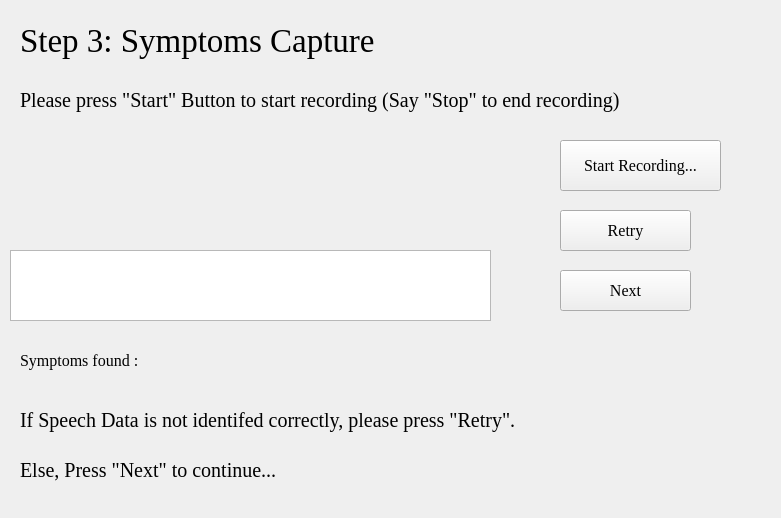
<?xml version="1.0" encoding="UTF-8"?>
<ui version="4.0">
 <class>Form</class>
 <widget class="QWidget" name="Form">
  <property name="geometry">
   <rect>
    <x>0</x>
    <y>0</y>
    <width>781</width>
    <height>518</height>
   </rect>
  </property>
  <property name="windowTitle">
   <string>Form</string>
  </property>
  <widget class="QLabel" name="label">
   <property name="geometry">
    <rect>
     <x>20</x>
     <y>10</y>
     <width>471</width>
     <height>61</height>
    </rect>
   </property>
   <property name="font">
    <font>
     <family>Times New Roman</family>
     <pointsize>25</pointsize>
    </font>
   </property>
   <property name="text">
    <string>Step 3: Symptoms Capture</string>
   </property>
  </widget>
  <widget class="QLabel" name="label_2">
   <property name="geometry">
    <rect>
     <x>20</x>
     <y>70</y>
     <width>781</width>
     <height>61</height>
    </rect>
   </property>
   <property name="font">
    <font>
     <family>Times New Roman</family>
     <pointsize>15</pointsize>
    </font>
   </property>
   <property name="text">
    <string>Please press &quot;Start&quot; Button to start recording (Say &quot;Stop&quot; to end recording)</string>
   </property>
  </widget>
  <widget class="QLabel" name="label_3">
   <property name="geometry">
    <rect>
     <x>20</x>
     <y>390</y>
     <width>781</width>
     <height>61</height>
    </rect>
   </property>
   <property name="font">
    <font>
     <family>Times New Roman</family>
     <pointsize>15</pointsize>
    </font>
   </property>
   <property name="text">
    <string>If Speech Data is not identifed correctly, please press &quot;Retry&quot;.</string>
   </property>
  </widget>
  <widget class="QLabel" name="label_4">
   <property name="geometry">
    <rect>
     <x>20</x>
     <y>440</y>
     <width>781</width>
     <height>61</height>
    </rect>
   </property>
   <property name="font">
    <font>
     <family>Times New Roman</family>
     <pointsize>15</pointsize>
    </font>
   </property>
   <property name="text">
    <string>Else, Press &quot;Next&quot; to continue...</string>
   </property>
  </widget>
  <widget class="QPushButton" name="Start">
   <property name="geometry">
    <rect>
     <x>560</x>
     <y>140</y>
     <width>161</width>
     <height>51</height>
    </rect>
   </property>
   <property name="font">
    <font>
     <family>Times New Roman</family>
     <pointsize>12</pointsize>
    </font>
   </property>
   <property name="text">
    <string>Start Recording...</string>
   </property>
  </widget>
  <widget class="QPushButton" name="Retry">
   <property name="geometry">
    <rect>
     <x>560</x>
     <y>210</y>
     <width>131</width>
     <height>41</height>
    </rect>
   </property>
   <property name="font">
    <font>
     <family>Times New Roman</family>
     <pointsize>12</pointsize>
    </font>
   </property>
   <property name="text">
    <string>Retry</string>
   </property>
  </widget>
  <widget class="QPushButton" name="Next">
   <property name="geometry">
    <rect>
     <x>560</x>
     <y>270</y>
     <width>131</width>
     <height>41</height>
    </rect>
   </property>
   <property name="font">
    <font>
     <family>Times New Roman</family>
     <pointsize>12</pointsize>
     <italic>false</italic>
     <stylestrategy>PreferDefault</stylestrategy>
    </font>
   </property>
   <property name="cursor">
    <cursorShape>ArrowCursor</cursorShape>
   </property>
   <property name="text">
    <string>Next</string>
   </property>
  </widget>
  <widget class="QLabel" name="label_5">
   <property name="geometry">
    <rect>
     <x>20</x>
     <y>330</y>
     <width>781</width>
     <height>61</height>
    </rect>
   </property>
   <property name="font">
    <font>
     <family>Times New Roman</family>
     <pointsize>12</pointsize>
    </font>
   </property>
   <property name="text">
    <string>Symptoms found :</string>
   </property>
  </widget>
  <widget class="QTextBrowser" name="Text">
   <property name="geometry">
    <rect>
     <x>10</x>
     <y>250</y>
     <width>481</width>
     <height>71</height>
    </rect>
   </property>
  </widget>
 </widget>
 <resources/>
 <connections/>
</ui>
